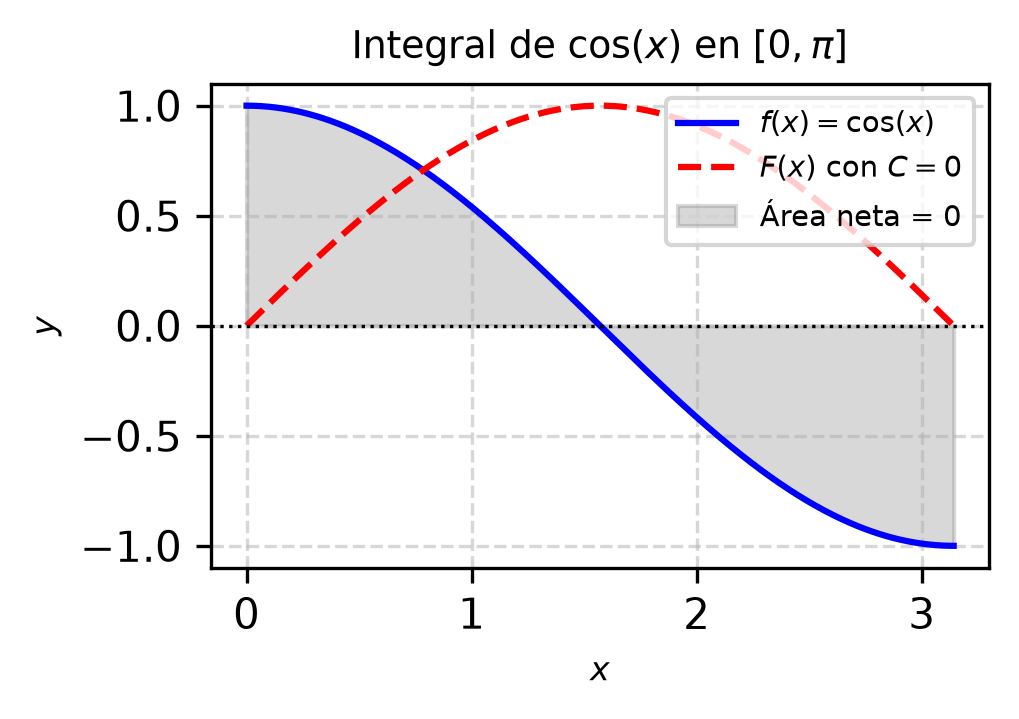

Write Python code to recreate this figure.
import matplotlib
matplotlib.use('Agg')
import matplotlib.pyplot as plt
import numpy as np

x = np.linspace(0, np.pi, 400)
y_integrand = np.cos(x)
y_antideriv = np.sin(x)  # F(x) con C = 0

fig, ax = plt.subplots(figsize=(3.5, 2.5))

ax.plot(x, y_integrand, label=r'$f(x) = \cos(x)$', color='blue')
ax.plot(x, y_antideriv, label=r'$F(x)$ con $C=0$', color='red', linestyle='--')
ax.axhline(0, color='black', linewidth=0.8, linestyle=':')

ax.fill_between(x, 0, y_integrand, where=((x >= 0) & (x <= np.pi)), 
                color='gray', alpha=0.3, label='Área neta = 0')

ax.set_title(r'Integral de $\cos(x)$ en $[0, \pi]$', fontsize=9)
ax.set_xlabel('$x$', fontsize=8)
ax.set_ylabel('$y$', fontsize=8)
ax.legend(fontsize=7, loc='upper right')
ax.grid(True, linestyle='--', alpha=0.5)

plt.tight_layout()

plt.savefig(r'semana_06/graficas/SEM06_P15_grafica.png', dpi=300, bbox_inches='tight')
plt.close()
